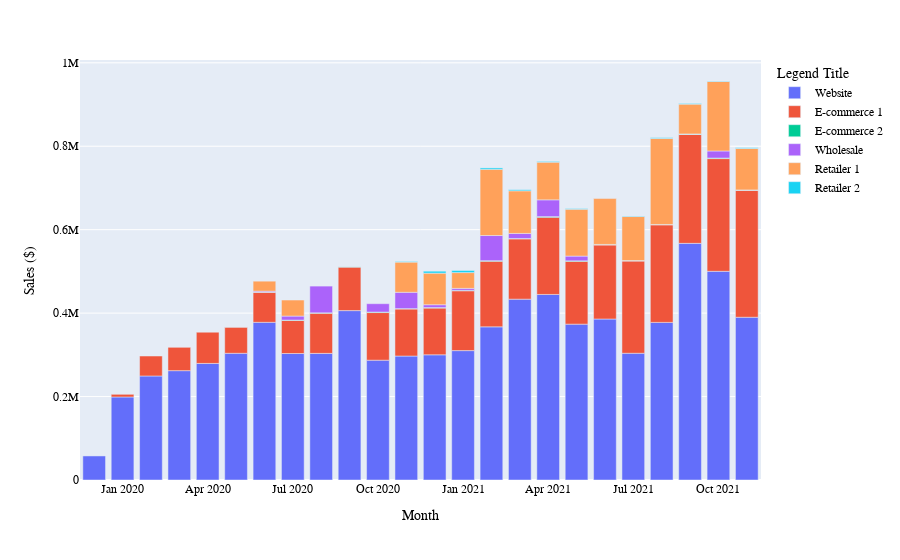

Notebook source saved alongside this figure:
### Code cell
x=channel_df.date
y=channel_df.sum_net_sales
fig8 = go.Figure()

#fig.add_trace(go.Scatter(x=channel_df.date, y=channel_df.tot_sales, mode='lines+markers'))

fig8 = px.bar(x=channel_df.date,y=channel_df.sum_net_sales, color=channel_df.channel)
#fig.add_trace(go.Bar(x=channel_df.date,y=channel_df.sum_net_sales))

             
fig8.update_layout(
    ## title="Vitamin Ventures Total Sales - 2020 through 2021",
    xaxis_title="Month",
    yaxis_title="Sales ($)",
    legend_title="Legend Title",
    font=dict(
        family="Courier New, monospace",
        size=12,
        color="Black"),
    xaxis = dict(
        tickmode = 'array',
        tickvals = [1, 4, 7, 10, 13, 16, 19, 22],
        ticktext = ['Jan 2020', 'Apr 2020', 'Jul 2020', 'Oct 2020', 'Jan 2021', 'Apr 2021','Jul 2021','Oct 2021']
    )
)
    
fig8.show()
fig8.write_html("../Graphs/Total_sales_20-21_Bar.html")

### Figure 1 — Plotly figure (JSON) as saved in the notebook; plotly's stock layout.template omitted (floating-point values rounded to 4 significant figures)
{"data": [{"alignmentgroup": "True", "hovertemplate": "color=Website<br>x=%{x}<br>y=%{y}<extra></extra>", "legendgroup": "Website", "marker": {"color": "#636efa", "pattern": {"shape": ""}}, "name": "Website", "offsetgroup": "Website", "orientation": "v", "showlegend": true, "textposition": "auto", "type": "bar", "x": ["1/1/2020", "2/1/2020", "3/1/2020", "4/1/2020", "5/1/2020", "6/1/2020", "7/1/2020", "8/1/2020", "9/1/2020", "10/1/2020", "11/1/2020", "12/1/2020", "1/1/2021", "2/1/2021", "3/1/2021", "4/1/2021", "5/1/2021", "6/1/2021", "7/1/2021", "8/1/2021", "9/1/2021", "10/1/2021", "11/1/2021", "12/1/2021"], "xaxis": "x", "y": [57640.0, 199000.0, 249300.0, 262100.0, 279400.0, 303700.0, 377946, 303200.0, 303500.0, 406000.0, 287200.0, 297100.0, 300100.0, 310100.0, 367100.0, 433500.0, 444800.0, 373600.0, 385900.0, 303800.0, 377800.0, 567200.0, 500200.0, 390100.0], "yaxis": "y"}, {"alignmentgroup": "True", "hovertemplate": "color=E-commerce 1<br>x=%{x}<br>y=%{y}<extra></extra>", "legendgroup": "E-commerce 1", "marker": {"color": "#EF553B", "pattern": {"shape": ""}}, "name": "E-commerce 1", "offsetgroup": "E-commerce 1", "orientation": "v", "showlegend": true, "textposition": "auto", "type": "bar", "x": ["2/1/2020", "3/1/2020", "4/1/2020", "5/1/2020", "6/1/2020", "7/1/2020", "8/1/2020", "9/1/2020", "10/1/2020", "11/1/2020", "12/1/2020", "1/1/2021", "2/1/2021", "3/1/2021", "4/1/2021", "5/1/2021", "6/1/2021", "7/1/2021", "8/1/2021", "9/1/2021", "10/1/2021", "11/1/2021", "12/1/2021"], "xaxis": "x", "y": [6400.0, 47860.0, 55980.0, 74730.0, 63200.0, 72020.0, 79300.0, 96320.0, 104300.0, 114100.0, 112800.0, 112000.0, 143400.0, 157300.0, 144400.0, 185000.0, 150500.0, 177300.0, 221200.0, 233700.0, 261000.0, 270200.0, 304600.0], "yaxis": "y"}, {"alignmentgroup": "True", "hovertemplate": "color=E-commerce 2<br>x=%{x}<br>y=%{y}<extra></extra>", "legendgroup": "E-commerce 2", "marker": {"color": "#00cc96", "pattern": {"shape": ""}}, "name": "E-commerce 2", "offsetgroup": "E-commerce 2", "orientation": "v", "showlegend": true, "textposition": "auto", "type": "bar", "x": ["6/1/2020", "7/1/2020", "8/1/2020", "9/1/2020", "10/1/2020", "11/1/2020", "12/1/2020", "1/1/2021", "2/1/2021", "3/1/2021", "4/1/2021", "5/1/2021", "6/1/2021", "7/1/2021", "8/1/2021", "9/1/2021", "10/1/2021", "11/1/2021", "12/1/2021"], "xaxis": "x", "y": [9.995, 434.9, 877.3, 899.8, 1082.0, 1231.0, 885.9, 1275.0, 1178.0, 1305.0, 997.3, 1582.0, 1270.0, 1370.0, 877.3, 949.8, 1145.0, 1300.0, 542.4], "yaxis": "y"}, {"alignmentgroup": "True", "hovertemplate": "color=Wholesale<br>x=%{x}<br>y=%{y}<extra></extra>", "legendgroup": "Wholesale", "marker": {"color": "#ab63fa", "pattern": {"shape": ""}}, "name": "Wholesale", "offsetgroup": "Wholesale", "orientation": "v", "showlegend": true, "textposition": "auto", "type": "bar", "x": ["6/1/2020", "7/1/2020", "8/1/2020", "9/1/2020", "10/1/2020", "11/1/2020", "12/1/2020", "1/1/2021", "2/1/2021", "3/1/2021", "4/1/2021", "5/1/2021", "6/1/2021", "7/1/2021", "8/1/2021", "9/1/2021", "10/1/2021", "11/1/2021", "12/1/2021"], "xaxis": "x", "y": [0, 2224.0, 9590.0, 64050.0, 0, 20010.0, 39080.0, 6741, 4640.0, 60280.0, 12040.0, 40160.0, 11320.0, 16.49, 0, 0, 0, 16910.0, 9.995], "yaxis": "y"}, {"alignmentgroup": "True", "hovertemplate": "color=Retailer 1<br>x=%{x}<br>y=%{y}<extra></extra>", "legendgroup": "Retailer 1", "marker": {"color": "#FFA15A", "pattern": {"shape": ""}}, "name": "Retailer 1", "offsetgroup": "Retailer 1", "orientation": "v", "showlegend": true, "textposition": "auto", "type": "bar", "x": ["7/1/2020", "8/1/2020", "12/1/2020", "1/1/2021", "2/1/2021", "3/1/2021", "4/1/2021", "5/1/2021", "6/1/2021", "7/1/2021", "8/1/2021", "9/1/2021", "10/1/2021", "11/1/2021", "12/1/2021"], "xaxis": "x", "y": [23920.0, 38410.0, 72370.0, 75640.0, 37810.0, 158700.0, 102177, 90264, 112365, 109980, 105657, 206107, 71466, 166600.0, 99360.0], "yaxis": "y"}, {"alignmentgroup": "True", "hovertemplate": "color=Retailer 2<br>x=%{x}<br>y=%{y}<extra></extra>", "legendgroup": "Retailer 2", "marker": {"color": "#19d3f3", "pattern": {"shape": ""}}, "name": "Retailer 2", "offsetgroup": "Retailer 2", "orientation": "v", "showlegend": true, "textposition": "auto", "type": "bar", "x": ["12/1/2020", "1/1/2021", "2/1/2021", "3/1/2021", "4/1/2021", "5/1/2021", "6/1/2021", "8/1/2021", "9/1/2021", "10/1/2021", "11/1/2021", "12/1/2021"], "xaxis": "x", "y": [1511.0, 4709.0, 5000.0, 3383.0, 2620, 1792.0, 1485, 1307.0, 1902.0, 1614, 1102.0, 1786.0], "yaxis": "y"}], "layout": {"barmode": "relative", "font": {"color": "Black", "family": "Courier New, monospace", "size": 12}, "legend": {"title": {"text": "Legend Title"}, "tracegroupgap": 0}, "margin": {"t": 60}, "xaxis": {"anchor": "y", "domain": [0, 1], "tickmode": "array", "ticktext": ["Jan 2020", "Apr 2020", "Jul 2020", "Oct 2020", "Jan 2021", "Apr 2021", "Jul 2021", "Oct 2021"], "tickvals": [1, 4, 7, 10, 13, 16, 19, 22], "title": {"text": "Month"}}, "yaxis": {"anchor": "x", "domain": [0, 1], "title": {"text": "Sales ($)"}}}}
